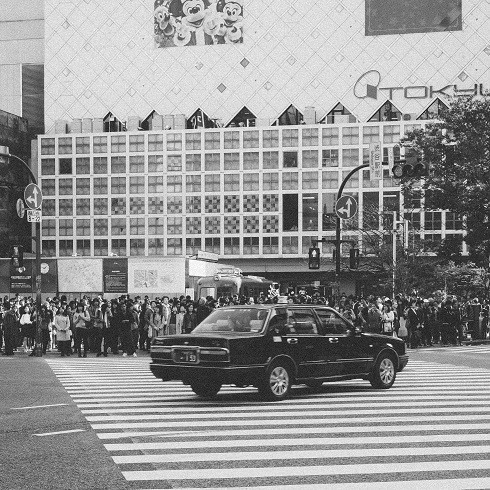
%> input picture Praca_Inzynierska/Lucyricharson/jon-tang490.jpg, 490 x 490 px
$ octave lucy_richardson.m   (GNU Octave 9; MATLAB toolbox functions it lacks are replaced by stand-ins)
%> lines starting %> are read from the running program, lines starting %| are printed output that depends on the picture
%Metoda z użyciem algorytmu Lucy-Richardsona do deblurowania obrazów.
%Może być efektywnie stosowana, gdy znana jest funkcja rozmycia punktów FRP (operator rozmycia), ale informacja o szumie jest niewielka lub nie jest dostępna.
%Zamazany i zaszumiony obraz zostaje przywrócony przez iteracyjny, przyspieszony, tłumiony algorytm Lucy-Richardsona.
%Można użyć charakterystyki układu optycznego jako parametrów wejściowych, aby poprawić jakość przywracania obrazu.

%Funkcja dekonwolucji może obsługiwać tablice o dowolnym rozmiarz
clc
clear all

I = im2double(imread('jon-tang490.jpg'));
%> I: size 490x490x3 double; min 0.00784, max 1, mean 0.579

figure;
imshow(I);
title('Obraz orginalny');
text(size(I,2),size(I,1)+15, ...
   'Photo by Jon Tang on Unsplash, link - https://unsplash.com/photos/-JODYEU6DmU', ...
   'FontSize',7,'HorizontalAlignment','right');
%> figure, not shown here; its title reads 'Obraz orginalny'
figure;
imhist(I);title('Histogram obrazu orginalnego')

rozmiar=[5 5]; sigma=5;
FRP = fspecial('gaussian', rozmiar, sigma);
Rozmycie = imfilter(I, FRP);
figure; imshow(Rozmycie); title('Obraz rozmyty')
figure; imhist(Rozmycie); title('Histogram rozmytego obrazu ')

Srednia_szumu = 0; %wpływa na jasność
Amplituda_szumu = 0.002;
V = .002;
Rozmycie_z_szumem = imnoise(Rozmycie,'gaussian',0,V);
figure;
imshow(Rozmycie_z_szumem);
title('Rozmycie z szumem na obrazie początkowym');
figure;
imhist(Rozmycie_z_szumem);
title('Hoistogram rozmycia z szumem ');
%> figure, not shown here; highest point at x = 0.835, y = 5776

tic;
wynikRLF = czestotRL(Rozmycie_z_szumem, FRP, 15); toc;
%> the loop in czestotRL, `for i=1:iter` made 15 passes
%> pass 1, in czestotRL, `transfwyniku = ifft2(wynik);`:
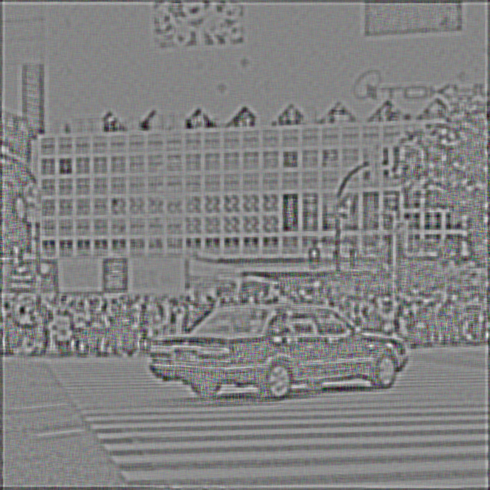
%> transfwyniku: size 490x490x3 double; mean R, G, B 0.995, 0.995, 0.995; mean of the top-left, top-right, bottom-left and bottom-right quarters 0.997, 0.995, 0.994, 0.994; drawn with min black and max white
%> after the loop in czestotRL, `for i=1:iter`:
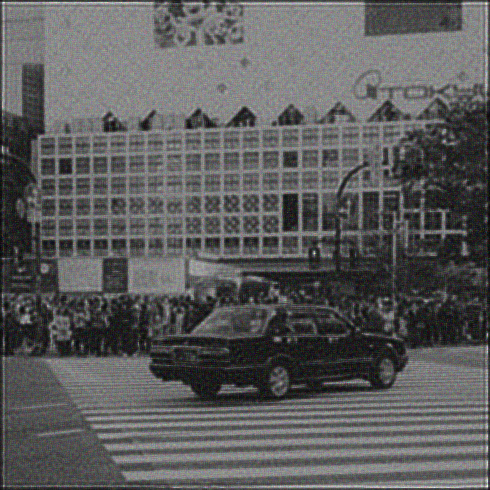
%> obraziter: size 490x490x3 double; mean R, G, B 0.576, 0.576, 0.576; mean of the top-left, top-right, bottom-left and bottom-right quarters 0.674, 0.621, 0.518, 0.491; drawn with min black and max white
figure; imshow(wynikRLF); title('Odtworzony obraz w dziedzinie częstotliwosci')
figure; imhist(wynikRLF); title('Histogram odtworzonego obrazu w dziedzinie częstotliwosci')

tic;
wynikRL = dekonwolucjaRL(Rozmycie_z_szumem, FRP, 15); toc;
%> the loop in dekonwolucjaRL, `for i= 1:iter` made 15 passes
%> pass 1, in dekonwolucjaRL, `Rozmycie2 = obraz./konwolucja;`:
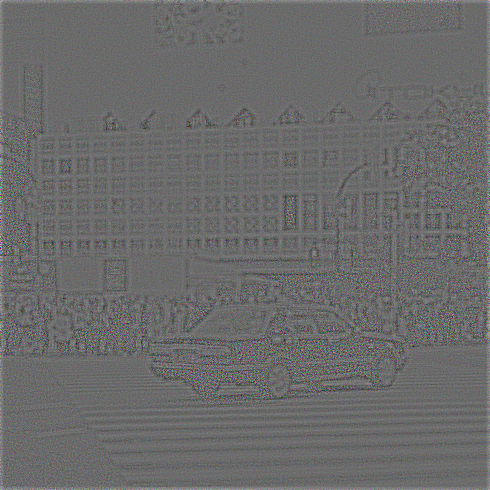
%> Rozmycie2: size 490x490x3 double; mean R, G, B 1, 1, 1; drawn with min black and max white
%> pass 1, in dekonwolucjaRL, `blad  = convn(Rozmycie2,OdwrFRP,'same');`:
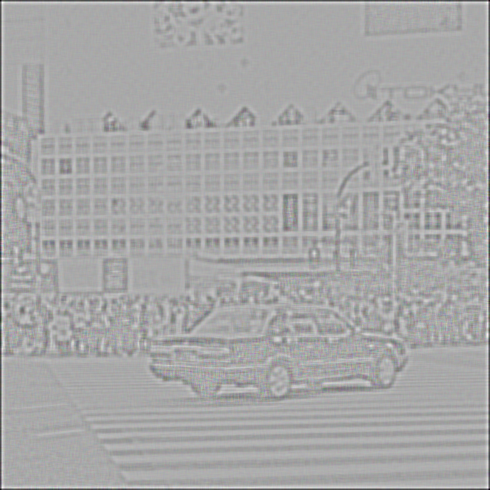
%> blad: size 490x490x3 double; mean R, G, B 0.994, 0.994, 0.994; drawn with min black and max white
%> after the loop in dekonwolucjaRL, `for i= 1:iter`:
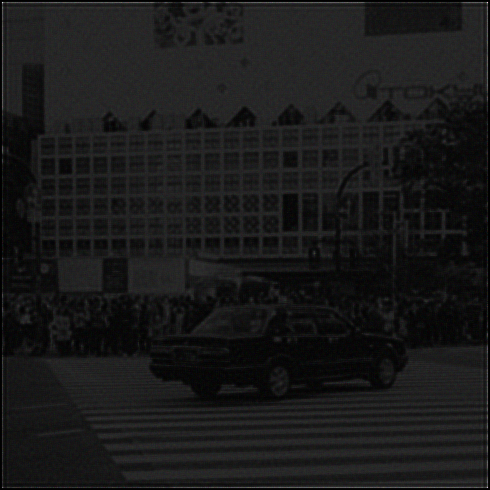
%> obrazdys: size 490x490x3 double; mean R, G, B 0.576, 0.576, 0.576; mean of the top-left, top-right, bottom-left and bottom-right quarters 0.674, 0.621, 0.518, 0.491; drawn with min black and max white
figure; imshow(wynikRL); title('Odtworzony obraz')
figure; imhist(wynikRL); title('Histogram odtworzonego obrazu')

%Kontrola wzmocnienia szumu poprzez tłumienie
%Najnowszy obraz, LucyRich2, jest wynikiem 15 iteracji.
%Chociaż jest ostrzejszy niż poprzedni wynik z 5 iteracji, obraz rozwija "plamkowaty" wygląd.
%Plamki nie odpowiadają żadnym prawdziwym strukturom (co widać poprzez porównanie z pierwotnym obrazem), ale są wynikiem zbytniego dopasowania szumu do danych.


Tlumik = im2double(4*sqrt(V));
LucyRich3 = deconvlucy(Rozmycie_z_szumem,FRP,15,Tlumik);
figure;
imshow(LucyRich3);
title('Odtworzony obraz z tłumieniem, po 15 iteracjach');
figure;
imhist(LucyRich3)
title('Histogram odtworzonego obrazu z tłumieniem, po 15 iteracjach');
%> figure, not shown here; highest point at x = 1, y = 8537

%Zostanie teraz wykonana rekonstrukcje z funkcją Waga, która działa na samym rozmyciu obrazu.
%Tworzymy macierz funkcji ważenia, Waga, która składa się z jedynek w środkowej części zamazanego obrazu ("dobre" piksele, znajdujące się w linii przerywanej) i zer na krawędziach ("złe" piksele - te, które nie odbierają sygnału ).

%Wykonano macierz Waga zgodną z romiarem obrazu orginalnego
%Algorytm waży każdą wartość piksela zgodnie z tablicą Waga podczas przywracania obrazu.
%W poniższym przypadku używane są tylko wartości środkowych pikseli (gdzie WEIGHT = 1), podczas gdy "złe" wartości pikseli są wykluczone z optymalizacji.

K = im2double(Rozmycie_z_szumem)
Waga = zeros(size(I));
Waga(5:end-4,5:end-4) = 1;
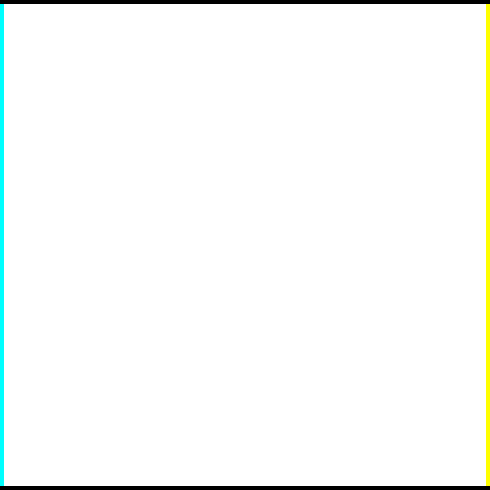
%> Waga: size 490x490x3 double; mean R, G, B 0.976, 0.984, 0.976
CutImage = K.*Waga;
CutEdged = edgetaper(CutImage,FRP);
DAMPAR = im2double(4*sqrt(V));
LucyRich4 = deconvlucy(CutEdged,FRP,15,DAMPAR,Waga);
figure; imshow(LucyRich4)
title('Oczyszczony obraz')
figure; imhist(LucyRich4);
title('Histogram obrazu oczyszczonego z funkcja ważona')
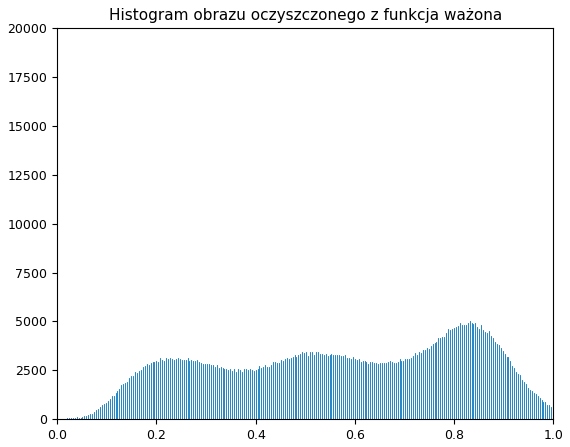
%> figure redrawn from the program's plot data; highest point at x = 0, y = 16556


function result = dekonwolucjaRL(obraz, FRP, iter)
    % obrazy muszą być w formacie double by wykonać konwolucjee
    obraz = double(obraz);
    FRP = double(FRP);
    obrazdys = obraz; % wprowadzenie na obraz dyskretny
    OdwrFRP = FRP(end:-1:1,end:-1:1); % przestrzennie odwrócona PSF dla obrazu dyskretnego

    for i= 1:iter
     konwolucja  = convn(obrazdys,FRP,'same');
     Rozmycie2 = obraz./konwolucja;
     blad  = convn(Rozmycie2,OdwrFRP,'same');
     obrazdys = obrazdys.* blad;
    end

    result = obrazdys;
end

%funkcja w dziedzinie czestotliwosci

function result = czestotRL(obraz, FRP, iter)
obraziter = obraz; %wczytanie obrazu do iteracji
OFP = psf2otf(FRP,size(obraz)); %OFP optyczna funkcja przenoszenia
%z ang. OTF-optical transfer function, zmiana FRP na OTF

for i=1:iter
    uklad = fft2(obraziter); %przekształcenie do dziedziny częstotliwości
    splot = OFP.*uklad;
    transformacjaodw = ifft2(splot); %odwrotna transformacja
    %fouriera(czestotliwosciowa)
    stosunek = obraz./transformacjaodw;
    ukladstosunku = fft2(stosunek);
    wynik = OFP .* ukladstosunku;
    transfwyniku = ifft2(wynik);
    obraziter = transfwyniku.*obraziter;
end
result = abs(obraziter);
end
